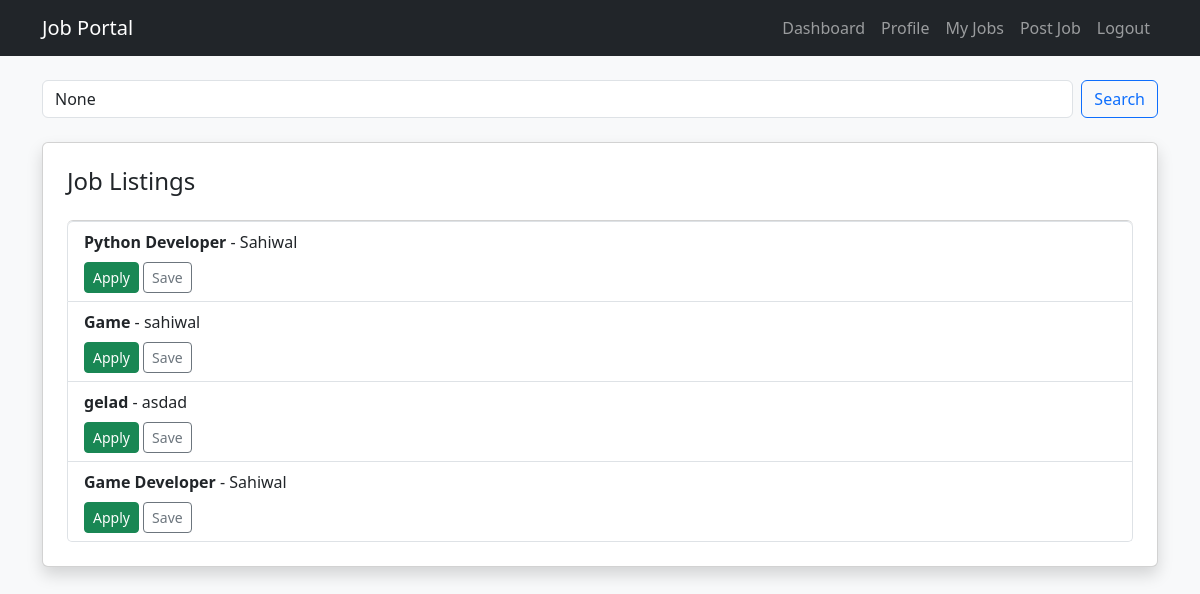
/jobs/ (signed in), run on the app's committed database.
### core/models.py (models this page shows)
class Job(models.Model):
    employer = models.ForeignKey(EmployerProfile, on_delete=models.CASCADE)
    title = models.CharField(max_length=150)
    description = models.TextField()
    skills_required = models.TextField()
    location = models.CharField(max_length=100)
    salary_min = models.IntegerField()
    salary_max = models.IntegerField()
    job_type = models.CharField(max_length=20, choices=[('full', 'Full-Time'), ('part', 'Part-Time'), ('remote', 'Remote'), ('intern', 'Internship')])
    created_at = models.DateTimeField(auto_now_add=True)
    expiry_date = models.DateField()
    is_active = models.BooleanField(default=True)

### core/views.py (the view)
# urls.py: path('jobs/', job_list, name='job-list'),
@login_required
def job_list(request):
    jobs = Job.objects.filter(is_active=True).order_by('-created_at')
    query = request.GET.get('q')
    if query:
        jobs = jobs.filter(title__icontains=query)
    applied_ids = set()
    saved_job_ids = set()
    if request.user.role == 'seeker':
        seeker = request.user.jobseekerprofile
        applied_ids = set(Application.objects.filter(seeker=seeker).values_list('job_id', flat=True))
        saved_job_ids = set(SavedJob.objects.filter(seeker=seeker).values_list('job_id', flat=True))
    return render(request, 'core/job_list.html', {
        'jobs': jobs,
        'applied_ids': applied_ids,
        'saved_job_ids': saved_job_ids,
        'query': query,
    })

### core/templates/core/job_list.html (shortened to what this page needs)
{% extends 'base.html' %}
{% block content %}
<div class="mb-4">
  <form method="GET" class="d-flex">
    <input type="text" name="q" class="form-control me-2" placeholder="Search jobs..." value="{{ query }}">
    <button type="submit" class="btn btn-outline-primary">Search</button>
  </form>
</div>
<div class="card p-4 shadow">
  <h4>Job Listings</h4>
  <ul class="list-group mt-3">
    {% for job in jobs %}
      <li class="list-group-item">
        <strong>{{ job.title }}</strong> - {{ job.location }}<br>
          {% if job.id in applied_ids %}
            <span class="badge bg-secondary">Already Applied</span>
          {% else %}
            <a href="{% url 'apply-job' job.id %}" class="btn btn-sm btn-success mt-2">Apply</a>
        {% endif %}
        {% if job.id in saved_job_ids %}
  <a href="{% url 'unsave-job' job.id %}" class="btn btn-sm btn-outline-danger mt-2">Unsave</a>
{% else %}
  <a href="{% url 'save-job' job.id %}" class="btn btn-sm btn-outline-secondary mt-2">Save</a>
{% endif %}
      </li>
    {% empty %}
      <li class="list-group-item">No jobs found.</li>
    {% endfor %}
  </ul>
</div>
{% endblock %}

### data on the page
Job: title "Python Developer", location "Sahiwal", shows "Apply", shows "Save"
Job: title "Game", location "sahiwal", shows "Apply", shows "Save"
Job: title "gelad", location "asdad", shows "Apply", shows "Save"
Job: title "Game Developer", location "Sahiwal", shows "Apply", shows "Save"
